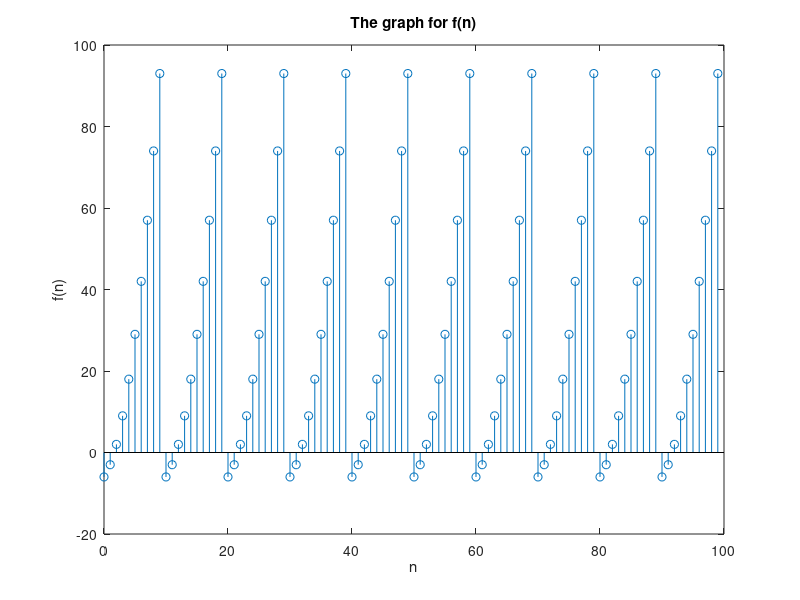

Here is the MATLAB script that generated this plot:
n = 0:99;
y = 0:99; 
for a = 1:1:100 % loop for n = 0 to n = 99
    b = a; 
while b > 10 
b = b-10; % use the first function
end
y(a) = (b.^2)-7; % use the second function
end
stem(n,y) % graph using stem
xlabel 'n'
ylabel 'f(n)'
title 'The graph for f(n)'